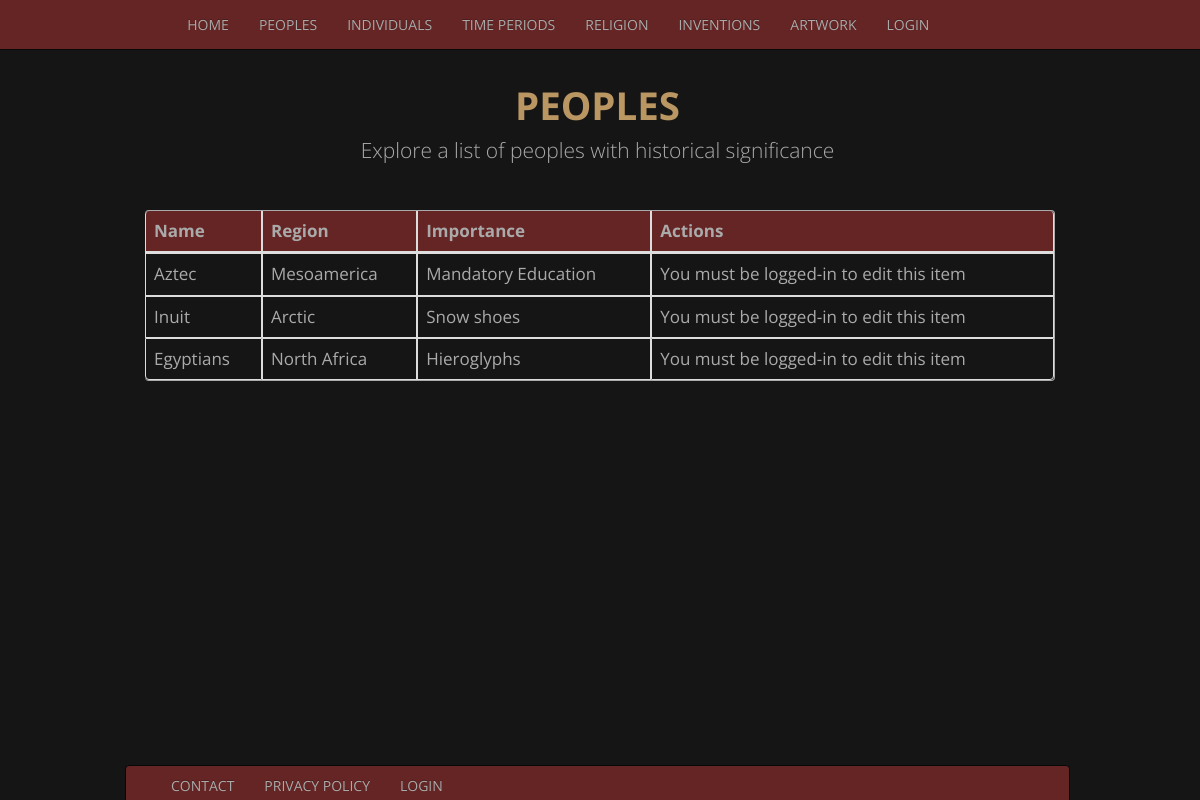
The app's page /volk.php with its own data.
### tables this page shows
CREATE TABLE `volk` (
  `id` int(11) NOT NULL,
  `volk_naam` varchar(255) NOT NULL,
  `regio` varchar(255) NOT NULL,
  `bijdrage` varchar(255) NOT NULL,
  `volk_detail` varchar(5000) NOT NULL
);

### volk.php (the view, shortened to what this page needs)
<?php include 'includes/header.php' ?>
<?php include 'includes/nav.php' ?>
<?php
function getAllVolk(){
    require("connectie.php");
    try{
        $stmt = $db->prepare("SELECT * FROM volk");
        $stmt->execute();
        $result = $stmt->fetchAll();
        return $result;
    }catch(PDOExeption $e){
        $message = $e;
    }
}
?>
    <div class="container">
      <div class="row">
      <div class="starter-template">
        <h1>PEOPLES</h1>
        <p class="lead">Explore a list of peoples with historical significance</p>
        <?php
         if (isset($_SESSION['username'])) {
         ?>
        <p>Is there another people missing from this list? Add it <a href="insert_volk.php">HERE</a></p>
        </div>
        <?php
        } else {
          ?>
          </div>
          <?php
        }
        ?>
        </div>
        <table class="table table-bordered">
          <thead>
            <tr>
                <th>Name</th>
                <th>Region</th>
                <th>Importance</th>
                <th>Actions</th>
            </tr>
          </thead>
            <?php
              $result =  getAllVolk();
              foreach($result as $row){
                    echo "<tbody>";
                    echo "<tr>";
                    echo "<td><a href='volk_detail.php?id={$row['id']}'>{$row['volk_naam']}</td>";
                    echo "<td>{$row['regio']}</td>";
                    echo "<td>{$row['bijdrage']}</td>";
                    if (isset($_SESSION['username'])) {
                    echo "<td>
                            <a href='edit_volk.php?edit_id={$row['id']}'>
                             <span class='glyphicon glyphicon-pencil'></span>
                            </a>
                             <a href='volk.php?delete_id={$row['id']}'>
                             <span class='glyphicon glyphicon-trash'></span>
                            </a>
                            <a href='insert_volk.php?new={$row['id']}'>
                            <span class='glyphicon glyphicon-plus'></span>
                           </a>
                        </td>";
} else {
  echo "<td>You must be logged-in to edit this item</td>";
}
                  echo "</tr>";
                  echo "</tbody>";
              }
            ?>
        </table>
        </div>
<?php require_once("includes/footer.php"); ?>

### css/main.css (style rules this page uses)
* { color: #aaa; font-family: 'Open Sans', sans-serif; }
body { padding-top: 5%; background-color: #151515; }
.starter-template { padding: 15px; text-align: center; }
h1, h2, h3, h4, h5, h6, h7 { color: #ba9662; }
table { font-size: 17px; }
th { background-color: #662525; }
p { font-size:16px;font-weight:200;line-height:24px; }

### records on screen
volk: volk_naam "Aztec", regio "Mesoamerica", bijdrage "Mandatory Education"
volk: volk_naam "Inuit", regio "Arctic", bijdrage "Snow shoes"
volk: volk_naam "Egyptians", regio "North Africa", bijdrage "Hieroglyphs"

### other values on screen
$display "HOME"
$display "PEOPLES"
$display "INDIVIDUALS"
$display "TIME PERIODS"
$display "RELIGION"
$display "INVENTIONS"
$display "ARTWORK"
$display "LOGIN"
$display "CONTACT"
$display "PRIVACY POLICY"
